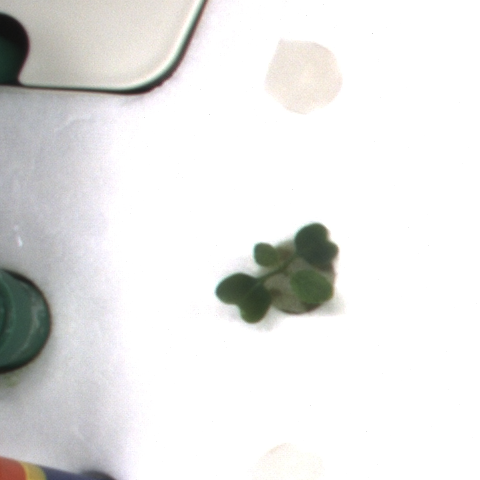
#> input picture multi_plant/rgb_00_00_002_03.png, 480 x 480 px, given in place of rgb_00_00_003_02.png, which was not available
$ python test2.py   (older library calls are emulated)
#> lines starting #> are read from the running program, lines starting #| are printed output that depends on the picture; after the words box and inside, x2 and y2 are one past the last pixel; in counts of white or black regions, pixels touching at a corner belong together; pictures that were not available may be replaced by others from this repository, and a replacement may not be noted
import cv2
import numpy as np


#cap = cv2.VideoCapture(0)

def nothing(x):
    pass
# Creating a window for later use
cv2.namedWindow('result')

# Starting with 100's to prevent error while masking
h,s,v = 100,100,100

image = cv2.imread('./multi_plant/rgb_00_00_003_02.png',cv2.IMREAD_COLOR)
#> image is the input picture: shape (480, 480, 3); mean B, G, R 228.4, 229.3, 229.4

ddepth = cv2.CV_32F
gradX = cv2.Sobel(image, ddepth=ddepth, dx=1, dy=0, ksize=-9)
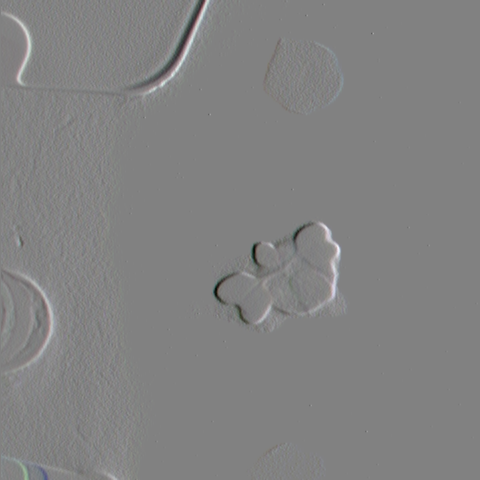
#> gradX: shape (480, 480, 3) float32; mean B, G, R 9.2, 9, 9.2; drawn with min black and max white
gradY = cv2.Sobel(image, ddepth=ddepth, dx=0, dy=1, ksize=-9)
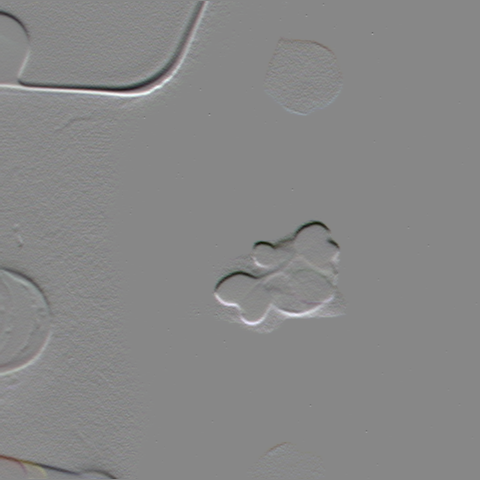
#> gradY: shape (480, 480, 3) float32; mean B, G, R -1.3, -1.4, -1.2; drawn with min black and max white
# cv2.imshow("gradX", gradX)
# cv2.imshow("gradY", gradY)

# subtract the y-gradient from the x-gradient
gradient = cv2.subtract(gradX, gradY)
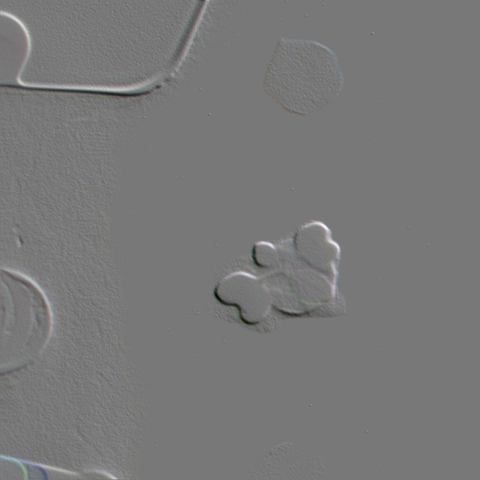
#> gradient: shape (480, 480, 3) float32; mean B, G, R 10.4, 10.4, 10.5; drawn with min black and max white
# cv2.imshow("gradient", gradient)
gradient = cv2.convertScaleAbs(gradient)
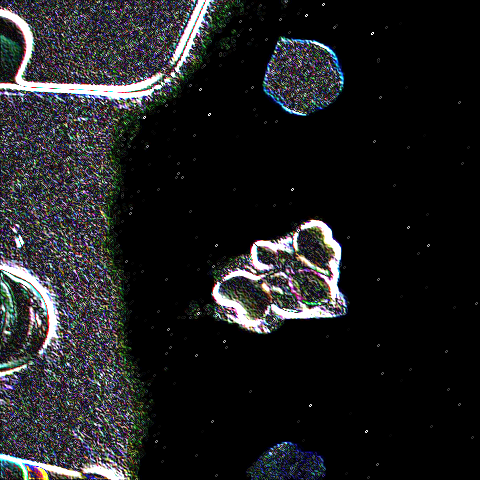
#> gradient: shape (480, 480, 3); mean B, G, R 33.1, 31.5, 31
# cv2.imshow("gradient_convert", gradient)
# cv2.waitKey()

Lower=[0, 0,0]
Upper=[179, 255, 255]


# Creating track bar
cv2.createTrackbar('h M', 'result',Upper[0],179,nothing)
cv2.createTrackbar('h L', 'result',Lower[0],179,nothing)
#> slider 'h L' is set to 59
cv2.createTrackbar('s M', 'result',Upper[1],255,nothing)
cv2.createTrackbar('s L', 'result',Lower[1],255,nothing)
#> slider 's L' is set to 85
cv2.createTrackbar('v M', 'result',Upper[2],255,nothing)
cv2.createTrackbar('v L', 'result',Lower[2],255,nothing)
#> slider 'v L' is set to 85
# cv2.createTrackbar('blur1', 'result',1,20,nothing)
# cv2.createTrackbar('blur2', 'result',1,20,nothing)


while(1):

    #_, frame = cap.read()

    #converting to HSV
    hsv = cv2.cvtColor(gradient,cv2.COLOR_BGR2HSV)
#> hsv: shape (480, 480, 3); mean H, S, V 33.1, 56.6, 40.8

    # get info from track bar and appy to result
    hM = cv2.getTrackbarPos('h M','result')
    hL = cv2.getTrackbarPos('h L','result')
    sM = cv2.getTrackbarPos('s M','result')
    sL = cv2.getTrackbarPos('s L','result')
    vM = cv2.getTrackbarPos('v M','result')
    vL = cv2.getTrackbarPos('v L','result')

    # Normal masking algorithm
    lower_blue = np.array([hL,sL,vL])
    upper_blue = np.array([hM,sM,vM])

    res = cv2.inRange(hsv,lower_blue, upper_blue)
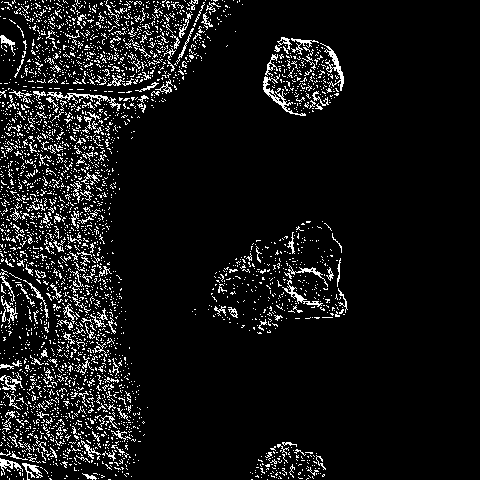
#> res: shape (480, 480); 8.2% white in thin lines or dots, all inside (x1, y1, x2, y2) = (0, 0, 348, 480)
    result = cv2.bitwise_and(image,image,mask = res)
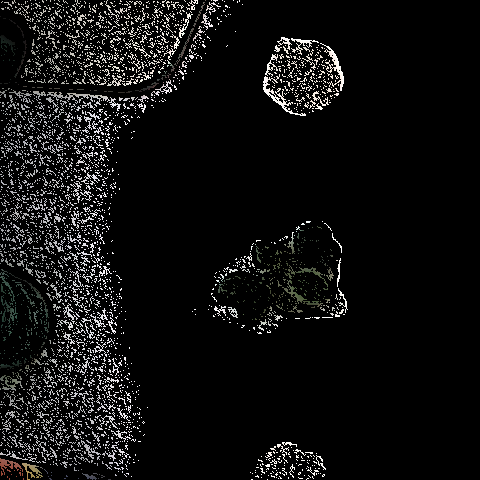
#> result: shape (480, 480, 3); mean B, G, R 15.7, 15.9, 16

    cv2.imshow('result',result)

    k = cv2.waitKey(5) & 0xFF
#> (key Esc is pressed here)
    if k == 27:
        print([hL,sL,vL])
        print([hM,sM,vM])
        break

#cap.release()

cv2.destroyAllWindows()
